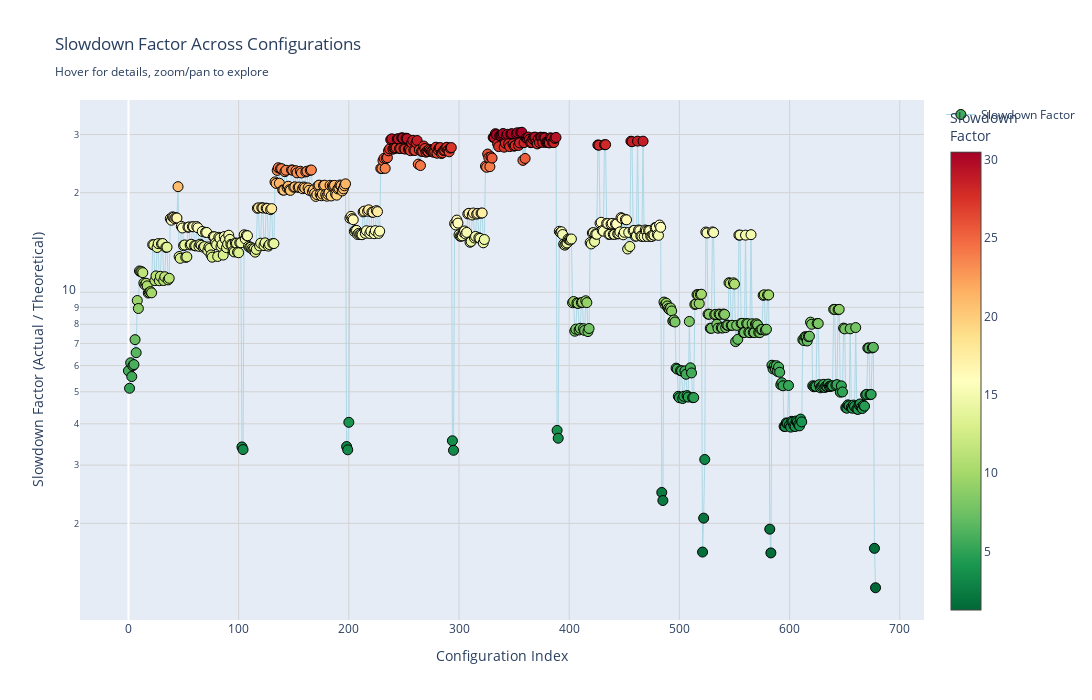

The code cell stored with this chart in its notebook:
### Code cell
#!/usr/bin/env python3
"""
Interactive visualization of slowdown factors across configurations.
"""

import pandas as pd
import plotly.graph_objects as go
from plotly.subplots import make_subplots

# Load best kernels with reference
print("Loading best_kernels_with_reference.csv...")
df = pd.read_csv('results/best_kernels_with_reference.csv')

print(f"Loaded {len(df)} configurations")

# Sort by config_idx
df = df.sort_values('config_idx')

# Create hover text with details
hover_text = []
for _, row in df.iterrows():
    text = (f"<b>Config #{row['config_idx']}</b><br>"
            f"Token={row['token']}, Model={row['model_dim']}, Expert={row['expert']}, TopK={row['topk']}<br>"
            f"Approach: {row['approach']}<br>"
            f"<br><b>Best Kernel:</b><br>"
            f"{row['stage1_kernel_name'][:60]}<br>"
            f"<br><b>Performance:</b><br>"
            f"Actual: {row['total_time_us']:.2f} us<br>"
            f"Theoretical: {row['theoretical_time_us']:.2f} us<br>"
            f"Slowdown: {row['slowdown_factor']:.2f}x<br>")
    hover_text.append(text)

# Create interactive plot
fig = go.Figure()

# Add scatter trace
fig.add_trace(go.Scatter(
    x=df['config_idx'],
    y=df['slowdown_factor'],
    mode='markers+lines',
    marker=dict(
        size=10,
        color=df['slowdown_factor'],
        colorscale='RdYlGn_r',
        showscale=True,
        colorbar=dict(title='Slowdown<br>Factor'),
        line=dict(width=1, color='black')
    ),
    line=dict(width=1, color='lightblue'),
    hovertext=hover_text,
    hoverinfo='text',
    name='Slowdown Factor'
))

# Add reference line at 1.0 (theoretical performance)
# fig.add_hline(y=1.0, line_dash="dash", line_color="green", 
#               annotation_text="Theoretical Optimum (1.0x)", 
#               annotation_position="right")


# Update layout
fig.update_layout(
    title='Slowdown Factor Across Configurations<br><sub>Hover for details, zoom/pan to explore</sub>',
    xaxis_title='Configuration Index',
    yaxis_title='Slowdown Factor (Actual / Theoretical)',
    height=700,
    width=1800,
    hovermode='closest',
    showlegend=True
)

# Update axes
fig.update_xaxes(showgrid=True, gridcolor='lightgray')
fig.update_yaxes(showgrid=True, gridcolor='lightgray', type='log')

fig.show()

### Figure 1 — Plotly figure (JSON) as saved in the notebook; plotly's stock layout.template omitted (floating-point values rounded to 4 significant figures; data arrays with more than 128 entries replaced by an {"elided": "..."} marker saying what was removed)
{"data": [{"hoverinfo": "text", "hovertext": {"elided": "679 str values"}, "line": {"color": "lightblue", "width": 1}, "marker": {"color": {"elided": "679 float values"}, "colorbar": {"title": {"text": "Slowdown<br>Factor"}}, "colorscale": [[0, "rgb(0,104,55)"], [0.1, "rgb(26,152,80)"], [0.2, "rgb(102,189,99)"], [0.3, "rgb(166,217,106)"], [0.4, "rgb(217,239,139)"], [0.5, "rgb(255,255,191)"], [0.6, "rgb(254,224,139)"], [0.7, "rgb(253,174,97)"], [0.8, "rgb(244,109,67)"], [0.9, "rgb(215,48,39)"], [1, "rgb(165,0,38)"]], "line": {"color": "black", "width": 1}, "showscale": true, "size": 10}, "mode": "markers+lines", "name": "Slowdown Factor", "type": "scatter", "x": {"elided": "679 int values"}, "y": {"elided": "679 float values"}}], "layout": {"height": 700, "hovermode": "closest", "showlegend": true, "title": {"text": "Slowdown Factor Across Configurations<br><sub>Hover for details, zoom/pan to explore</sub>"}, "width": 1800, "xaxis": {"gridcolor": "lightgray", "showgrid": true, "title": {"text": "Configuration Index"}}, "yaxis": {"gridcolor": "lightgray", "showgrid": true, "title": {"text": "Slowdown Factor (Actual / Theoretical)"}, "type": "log"}}}
